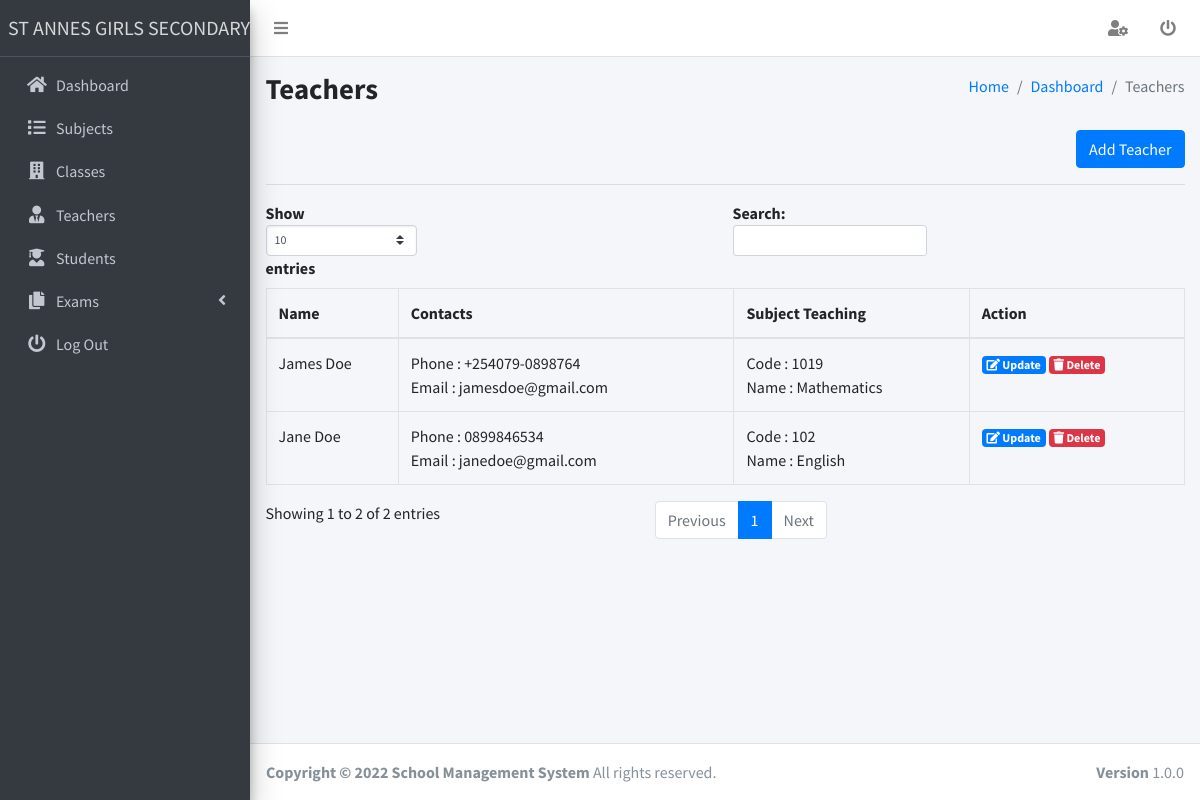
The page /teachers (signed in) on the database its author committed.
### tables this page shows
CREATE TABLE `teacher` (
  `t_id` int(200) NOT NULL,
  `t_name` varchar(200) DEFAULT NULL,
  `t_email` varchar(200) DEFAULT NULL,
  `t_phone` varchar(200) DEFAULT NULL,
  `t_subject_id` int(200) NOT NULL
);

CREATE TABLE `subject` (
  `subject_id` int(200) NOT NULL,
  `subject_code` varchar(200) DEFAULT NULL,
  `subject_name` varchar(200) DEFAULT NULL
);

### teachers.php (the view, shortened to what this page needs)
<?php
require_once('config/config.php');
require_once('partials/head.php');
?>
<body class="hold-transition sidebar-mini layout-fixed layout-navbar-fixed layout-footer-fixed">
    <div class="wrapper">
        <?php require_once('partials/navbar.php'); ?>
        <?php require_once('partials/aside.php'); ?>
        <div class="content-wrapper">
            <div class="content-header">
                <div class="container-fluid">
                    <div class="row mb-2">
                        <div class="col-sm-6">
                            <h1 class="m-0 text-bold">Teachers</h1>
                        </div>
                        <div class="col-sm-6">
                            <ol class="breadcrumb float-sm-right">
                                <li class="breadcrumb-item"><a href="dashboard">Home</a></li>
                                <li class="breadcrumb-item"><a href="">Dashboard</a></li>
                                <li class="breadcrumb-item active">Teachers</li>
                            </ol>
                        </div>
                    </div>
                </div>
            </div>
            <section class="content">
                <div class="container-fluid">
                    <div class="text-right">
                        <button type="button" class="btn btn-primary" data-toggle="modal" data-target="#add_modal">Add Teacher</button>
                    </div>
                    <hr>
                    <div class="row">
                        <div class="col-12">
                            <table id="" class="table table-bordered table-hover">
                                <thead>
                                    <tr>
                                        <th>Name</th>
                                        <th>Contacts </th>
                                        <th>Subject Teaching</th>
                                        <th>Action</th>
                                    </tr>
                                </thead>
                                <tbody>
                                    <?php
                                    $ret = "SELECT * FROM teacher t
                                    INNER JOIN subject s
                                     ON t.t_subject_id = s.subject_id ";
                                    $stmt = $mysqli->prepare($ret);
                                    $stmt->execute();
                                    $res = $stmt->get_result();
                                    while ($teacher = $res->fetch_object()) {
                                    ?>
                                        <tr>
                                            <td><?php echo $teacher->t_name; ?></td>
                                            <td>
                                                Phone : <?php echo $teacher->t_phone; ?><br>
                                                Email : <?php echo $teacher->t_email; ?>
                                            </td>
                                            <td>
                                                Code : <?php echo $teacher->subject_code . '<br> Name : ' . $teacher->subject_name; ?>
                                            </td>
                                            <td>
                                                <a class="badge badge-primary" data-toggle="modal" href="#edit-<?php echo $teacher->t_id; ?>">
                                                    <i class="fas fa-edit"></i>
                                                    Update
                                                </a>
                                                <a class="badge badge-danger" data-toggle="modal" href="#delete-<?php echo $teacher->t_id; ?>">
                                                    <i class="fas fa-trash"></i>
                                                    Delete
                                                </a>
                                            </td>
                                        </tr>
                                    <?php
                                    }
                                    ?>
                                </tbody>
                            </table>
                        </div>
                    </div>
                </div>
            </section>
        </div>
        <?php require_once('partials/footer.php'); ?>
    </div>
</body>
</html>

### rows shown on the page
teacher: t_name "James Doe", t_phone "+254079-0898764", t_email "jamesdoe@gmail.com", t_subject.subject_code "1019", t_subject.subject_name "Mathematics"
teacher: t_name "Jane Doe", t_phone "0899846534", t_email "janedoe@gmail.com", t_subject.subject_code "102", t_subject.subject_name "English"
